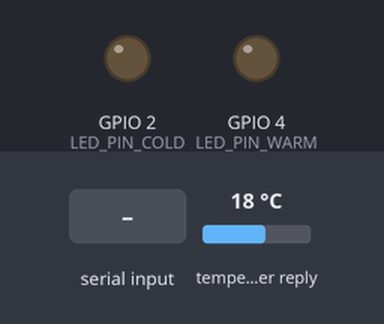
The sketch below on a simulated ESP32. Shown: output pins drawn as LEDs (lit = HIGH). Inputs (shaded band) come from the test bench; at power-on: temperature in the weather reply 18 °C. WiFi joins after 1.5 s; servers stay silent unless stated; web services answer with replies made up by the test bench; what the sketch prints to the serial monitor is not drawn.

Above: at 2.7 s.
2.8 s: "1\n" received over Serial
At 4.0 s:
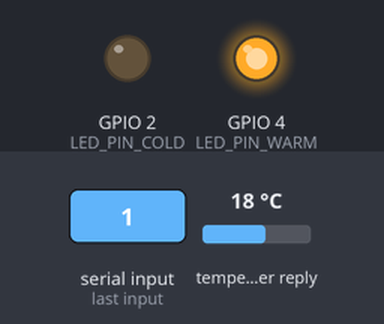
Timing chart, 0 to 5.8 s (numbered marks = the images above; inputs shaded):
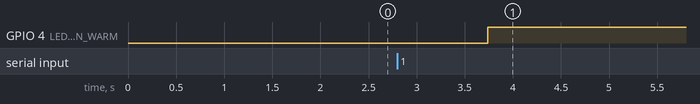

Measured:
- after the input at 2.8 s, GPIO 4 (LED_PIN_WARM): LOW → HIGH after 0.94 s

The sketch:

sketch_nov5a_LEDTEST.ino
```cpp
#include <WiFi.h>
#include <HTTPClient.h>
#include <ArduinoJson.h>  // Include ArduinoJson library for parsing JSON

const char* ssid = "DON";
const char* password = "chaganoma";
const char* apiKey = "e1171a938db04949b4d195117240211";

String location = "Belagavi";  // Default location

// Define GPIO pins for LEDs
const int LED_PIN_COLD = 2;  // LED for temperature below 15°C, connected to D2
const int LED_PIN_WARM = 4;  // LED for temperature above 15°C, connected to D4

void connectToWiFi() {
  Serial.print("Connecting to Wi-Fi...");
  WiFi.begin(ssid, password);

  unsigned long startAttemptTime = millis();

  // Attempt to connect to Wi-Fi within 10 seconds
  while (WiFi.status() != WL_CONNECTED && millis() - startAttemptTime < 10000) {
    delay(500);
    Serial.print(".");
  }

  if (WiFi.status() == WL_CONNECTED) {
    Serial.println("\nConnected to Wi-Fi");
  } else {
    Serial.println("\nFailed to connect to Wi-Fi. Rebooting...");
    ESP.restart();
  }
}

void setup() {
  Serial.begin(115200);
  connectToWiFi();

  // Initialize LED pins
  pinMode(LED_PIN_COLD, OUTPUT);
  pinMode(LED_PIN_WARM, OUTPUT);

  // Ensure LEDs are off at start
  digitalWrite(LED_PIN_COLD, LOW);
  digitalWrite(LED_PIN_WARM, LOW);
}

void loop() {
  if (Serial.available() > 0) {
    // Read the city name from the serial input
    location = Serial.readStringUntil('\n');
    location.trim();  // Remove any trailing newline characters

    if (WiFi.status() == WL_CONNECTED) {
      HTTPClient http;
      String url = "http://api.weatherapi.com/v1/current.json?key=" + String(apiKey) + "&q=" + location;

      Serial.println("Requesting data from: " + url);
      http.begin(url.c_str());

      int httpResponseCode = http.GET();

      if (httpResponseCode == 200) {
        String payload = http.getString();
        Serial.println(payload);  // Print the full JSON response

        // Parse the JSON to get temperature
        StaticJsonDocument<1024> doc;
        DeserializationError error = deserializeJson(doc, payload);

        if (error) {
          Serial.print("JSON parsing failed: ");
          Serial.println(error.c_str());
        } else {
          // Get the temperature in Celsius from the JSON response
          float temperature = doc["current"]["temp_c"];
          Serial.print("Temperature in ");
          Serial.print(location);
          Serial.print(": ");
          Serial.print(temperature);
          Serial.println(" °C");

          // Turn on appropriate LED based on temperature
          if (temperature < 15) {
            digitalWrite(LED_PIN_COLD, HIGH);  // Turn on cold LED
            digitalWrite(LED_PIN_WARM, LOW);   // Ensure warm LED is off
          } else {
            digitalWrite(LED_PIN_COLD, LOW);   // Ensure cold LED is off
            digitalWrite(LED_PIN_WARM, HIGH);  // Turn on warm LED
          }
        }
      } else {
        Serial.print("Error code: ");
        Serial.println(httpResponseCode);

        if (httpResponseCode == -1) {
          Serial.println("Check your network connection or API URL.");
        } else if (httpResponseCode == 403) {
          Serial.println("Invalid API key or access denied.");
        } else if (httpResponseCode == 404) {
          Serial.println("Requested data not found. Check location or API endpoint.");
        }
      }

      http.end();
    } else {
      Serial.println("Wi-Fi Disconnected. Reconnecting...");
      connectToWiFi();
    }
  }
  delay(1000);  // Small delay to prevent spamming requests
}
```
